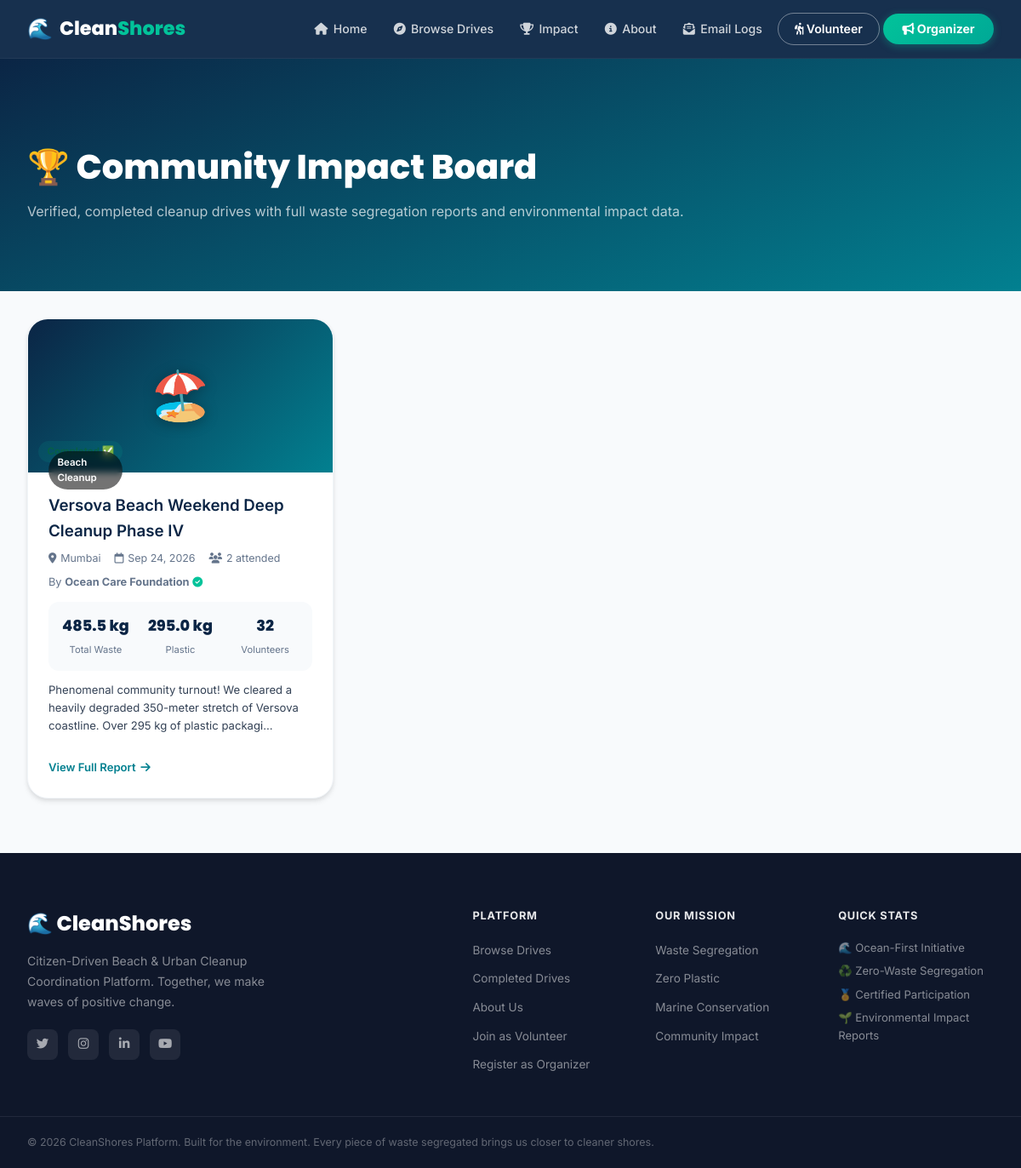
The page /completed-drives on the database its author committed.
### models/drive.py (models this page shows, shortened)
class Drive(db.Model):
    __tablename__ = 'drives'
    id = db.Column(db.Integer, primary_key=True)
    organizer_id = db.Column(db.Integer, db.ForeignKey('users.id', ondelete='CASCADE'), nullable=False)
    title = db.Column(db.String(200), nullable=False)
    category = db.Column(db.String(80), nullable=False, default='Beach Cleanup')
    description = db.Column(db.Text, nullable=False)
    location_name = db.Column(db.String(150), nullable=False)
    address = db.Column(db.String(250), nullable=False)
    city = db.Column(db.String(100), nullable=False, default='Mumbai')
    state = db.Column(db.String(100), nullable=True, default='Maharashtra')
    latitude = db.Column(db.Float, nullable=True, default=18.9220)
    longitude = db.Column(db.Float, nullable=True, default=72.8347)
    meeting_point = db.Column(db.String(200), nullable=True)
    start_datetime = db.Column(db.DateTime, nullable=False)
    end_datetime = db.Column(db.DateTime, nullable=False)
    max_volunteers = db.Column(db.Integer, nullable=False, default=50)
    supplies_provided = db.Column(db.Text, nullable=True)
    supplies_needed = db.Column(db.Text, nullable=True)
    safety_guidelines = db.Column(db.Text, nullable=True)
    waste_segregation_plan = db.Column(db.Text, nullable=True)
    banner_image = db.Column(db.String(255), nullable=True)
    status = db.Column(db.String(20), default='upcoming')  # 'upcoming', 'in_progress', 'completed', 'cancelled'
    created_at = db.Column(db.DateTime, default=datetime.utcnow)
    participations = db.relationship('Participation', backref='drive', lazy='dynamic', cascade='all, delete-orphan')
    report = db.relationship('DriveReport', backref='drive', uselist=False, cascade='all, delete-orphan')
    photos = db.relationship('DrivePhoto', backref='drive', lazy='dynamic', cascade='all, delete-orphan')
    qa_messages = db.relationship('Message', backref='drive', lazy='dynamic', cascade='all, delete-orphan')
    @property
    def attended_count(self):
        return self.participations.filter_by(status='attended').count()

class DriveReport(db.Model):
    __tablename__ = 'drive_reports'
    id = db.Column(db.Integer, primary_key=True)
    drive_id = db.Column(db.Integer, db.ForeignKey('drives.id', ondelete='CASCADE'), nullable=False, unique=True)
    total_waste_kg = db.Column(db.Float, nullable=False, default=0.0)
    plastic_waste_kg = db.Column(db.Float, nullable=False, default=0.0)
    glass_waste_kg = db.Column(db.Float, nullable=False, default=0.0)
    metal_waste_kg = db.Column(db.Float, nullable=False, default=0.0)
    organic_waste_kg = db.Column(db.Float, nullable=False, default=0.0)
    hazardous_waste_kg = db.Column(db.Float, nullable=False, default=0.0)
    other_waste_kg = db.Column(db.Float, nullable=False, default=0.0)
    attendees_count = db.Column(db.Integer, nullable=False, default=0)
    summary = db.Column(db.Text, nullable=False)
    certificates_issued = db.Column(db.Boolean, default=False)
    report_file = db.Column(db.String(255), nullable=True)
    created_at = db.Column(db.DateTime, default=datetime.utcnow)

### models/user.py (models this page shows, shortened)
class User(db.Model):
    __tablename__ = 'users'
    id = db.Column(db.Integer, primary_key=True)
    username = db.Column(db.String(80), unique=True, nullable=False, index=True)
    email = db.Column(db.String(120), unique=True, nullable=False, index=True)
    password_hash = db.Column(db.String(255), nullable=False)
    full_name = db.Column(db.String(120), nullable=False)
    phone = db.Column(db.String(20), nullable=True)
    role = db.Column(db.String(20), nullable=False, default='volunteer')  # 'organizer', 'volunteer', 'admin'
    profile_pic = db.Column(db.String(255), nullable=True)
    bio = db.Column(db.Text, nullable=True)
    location = db.Column(db.String(120), nullable=True)
    college_or_org = db.Column(db.String(150), nullable=True)
    skills_interests = db.Column(db.String(255), nullable=True)  # e.g., 'Waste Segregation, First Aid, Photography'
    is_active = db.Column(db.Boolean, default=True)
    created_at = db.Column(db.DateTime, default=datetime.utcnow)
    drives_organized = db.relationship('Drive', backref='organizer', lazy='dynamic', cascade='all, delete-orphan')
    participations = db.relationship('Participation', backref='volunteer', lazy='dynamic', cascade='all, delete-orphan')
    verification = db.relationship('OrganizerVerification', foreign_keys='OrganizerVerification.user_id', backref='user', uselist=False, cascade='all, delete-orphan')
    notifications = db.relationship('Notification', backref='user', lazy='dynamic', cascade='all, delete-orphan')
    sent_messages = db.relationship('Message', foreign_keys='Message.sender_id', backref='sender', lazy='dynamic')
    received_messages = db.relationship('Message', foreign_keys='Message.recipient_id', backref='recipient', lazy='dynamic')
    @property
    def is_verified(self):
        if self.role in ('admin', 'organizer'):
            return True
        return False

### routes/drives.py (the view)
@drives_bp.route('/completed-drives')
def completed_drives():
    drives = Drive.query.filter_by(status='completed').order_by(Drive.start_datetime.desc()).all()
    total_waste = db.session.query(db.func.sum(Drive.__table__.c.id)).scalar() or 0
    return render_template('completed_drives.html', drives=drives)

### templates/completed_drives.html (shortened to what this page needs)
{% extends "base.html" %}
{% block content %}
<div class="browse-header">
    <div class="section-container">
        <h1 class="browse-title">🏆 Community Impact Board</h1>
        <p class="browse-subtitle">Verified, completed cleanup drives with full waste segregation reports and environmental impact data.</p>
    </div>
</div>
<div class="section-container" style="padding-top:2rem; padding-bottom:4rem;">
    {% if drives %}
    <div class="completed-drives-grid">
        {% for drive in drives %}
        <div class="completed-drive-card">
            <div class="cd-banner" style="background:linear-gradient(135deg,#0B2545,#028090);">
                {% if drive.banner_image %}
                <img src="{{ url_for('uploaded_drive_photo', filename=drive.banner_image) }}" class="drive-banner-img" alt="">
                {% else %}
                <div class="drive-banner-icon">{{ {'Beach Cleanup':'🏖️','Urban Cleanup':'🏙️','River Cleanup':'🌊','Park Cleanup':'🌳','Waste Segregation Drive':'♻️','Awareness Campaign':'📢'}.get(drive.category,'🌿') }}</div>
                {% endif %}
                <div class="cd-overlay">
                    <span class="drive-category-tag">{{ drive.category }}</span>
                    <span class="status-badge status-completed">Completed ✅</span>
                </div>
            </div>
            <div class="cd-body">
                <h3><a href="{{ url_for('drives.drive_detail', drive_id=drive.id) }}" class="table-link">{{ drive.title }}</a></h3>
                <div class="cd-meta">
                    <span><i class="fa-solid fa-location-dot"></i> {{ drive.city }}</span>
                    <span><i class="fa-regular fa-calendar"></i> {{ drive.start_datetime.strftime('%b %d, %Y') }}</span>
                    <span><i class="fa-solid fa-users"></i> {{ drive.attended_count }} attended</span>
                </div>
                <div class="cd-organizer">By <strong>{{ drive.organizer.full_name }}</strong>
                    {% if drive.organizer.is_verified %}<i class="fa-solid fa-circle-check" style="color:#02C39A;font-size:0.75rem;"></i>{% endif %}
                </div>
                {% if drive.report %}
                <div class="cd-impact">
                    <div class="impact-stat"><span class="is-val">{{ drive.report.total_waste_kg }} kg</span><span class="is-label">Total Waste</span></div>
                    <div class="impact-stat"><span class="is-val">{{ drive.report.plastic_waste_kg }} kg</span><span class="is-label">Plastic</span></div>
                    <div class="impact-stat"><span class="is-val">{{ drive.report.attendees_count }}</span><span class="is-label">Volunteers</span></div>
                </div>
                <div class="cd-summary">{{ drive.report.summary[:130] }}{% if drive.report.summary|length > 130 %}…{% endif %}</div>
                {% endif %}
                <a href="{{ url_for('drives.drive_detail', drive_id=drive.id) }}" class="btn-drive-detail" style="margin-top:1rem; display:inline-flex;">
                    View Full Report <i class="fa-solid fa-arrow-right"></i>
                </a>
            </div>
        </div>
        {% endfor %}
    </div>
    {% endif %}
</div>
{% endblock %}

### static/css/style.css (style rules this page uses)
*, *::before, *::after { box-sizing: border-box; margin: 0; padding: 0; }
:root { --deep-blue: #0B2545; --mid-blue: #134074; --ocean-blue: #028090; --teal: #00A896; --mint: #02C39A; --orange: #F4A261; --coral: #E76F51; --gray-50: #F8FAFC; --gray-100: #F1F5F9; --gray-200: #E2E8F0; --gray-300: #CBD5E1; --gray-500: #64748B; --gray-700: #334155; --gray-900: #0F172A; --white: #FFFFFF; --shadow-sm: 0 1px 3px rgba(0,0,0,0.08), 0 1px 2px rgba(0,0,0,0.06); --shadow-md: 0 4px 6px rgba(0,0,0,0.07), 0 2px 4px rgba(0,0,0,0.06); --shadow-lg: 0 10px 15px rgba(0,0,0,0.08), 0 4px 6px rgba(0,0,0,0.05); --shadow-xl: 0 20px 25px rgba(0,0,0,0.1), 0 10px 10px rgba(0,0,0,0.04); --radius-sm: 8px; --radius-md: 12px; --radius-lg: 16px; --radius-xl: 24px; --radius-full: 9999px; --transition: all 0.25s cubic-bezier(0.4, 0, 0.2, 1); --transition-fast: all 0.15s cubic-bezier(0.4, 0, 0.2, 1); }
html { scroll-behavior: smooth; }
body { font-family: 'Inter', 'Segoe UI', system-ui, -apple-system, sans-serif; background: var(--gray-50); color: var(--gray-700); line-height: 1.6; min-height: 100vh; overflow-x: hidden; }
.section-container { max-width: 1280px; margin: 0 auto; padding: 0 2rem; }
.drive-banner-icon { font-size: 3.5rem; z-index: 1; filter: drop-shadow(0 2px 8px rgba(0,0,0,0.3)); }
.drive-category-tag { position: absolute; top: 0.75rem; left: 0.75rem; background: rgba(0,0,0,0.55); backdrop-filter: blur(4px); color: white; padding: 0.25rem 0.65rem; border-radius: var(--radius-full); font-size: 0.72rem; font-weight: 600; z-index: 2; }
.btn-drive-detail { display: flex; align-items: center; gap: 0.35rem; color: var(--ocean-blue); text-decoration: none; font-size: 0.82rem; font-weight: 600; transition: var(--transition-fast); }
.browse-header { padding: 6rem 0 3rem; background: linear-gradient(160deg, var(--deep-blue), var(--ocean-blue)); margin-top: 68px; }
.browse-title { font-family: 'Poppins', sans-serif; font-size: 2.5rem; font-weight: 800; color: white; margin-bottom: 0.5rem; }
.browse-subtitle { color: rgba(255,255,255,0.7); font-size: 1rem; margin-bottom: 2rem; }
.table-link { color: var(--deep-blue); text-decoration: none; font-weight: 600; }
.status-badge { display: inline-flex; align-items: center; gap: 0.3rem; padding: 0.2rem 0.65rem; border-radius: var(--radius-full); font-size: 0.72rem; font-weight: 700; white-space: nowrap; }
.status-completed { background: rgba(2,195,154,0.1); color: #065F46; }
.completed-drives-grid { display: grid; grid-template-columns: repeat(auto-fill, minmax(340px, 1fr)); gap: 1.75rem; }
.completed-drive-card { background: white; border-radius: var(--radius-xl); overflow: hidden; box-shadow: var(--shadow-md); border: 1px solid var(--gray-100); transition: var(--transition); }
.cd-banner { height: 180px; position: relative; display: flex; align-items: center; justify-content: center; }
.cd-overlay { position: absolute; bottom: 0.75rem; left: 0.75rem; display: flex; gap: 0.5rem; flex-wrap: wrap; z-index: 2; }
.cd-body { padding: 1.5rem; }
.cd-meta { display: flex; flex-wrap: wrap; gap: 0.5rem 1rem; font-size: 0.78rem; color: var(--gray-500); margin: 0.5rem 0; }
.cd-meta span { display: flex; align-items: center; gap: 0.3rem; }
.cd-organizer { font-size: 0.8rem; color: var(--gray-500); margin-bottom: 0.75rem; }
.cd-impact { display: flex; gap: 1rem; padding: 0.85rem; background: var(--gray-50); border-radius: var(--radius-md); margin-bottom: 0.75rem; }
.impact-stat { text-align: center; flex: 1; }
.is-val { display: block; font-family: 'Poppins', sans-serif; font-size: 1.1rem; font-weight: 800; color: var(--deep-blue); }
.is-label { font-size: 0.7rem; color: var(--gray-500); }
.cd-summary { font-size: 0.82rem; color: var(--gray-600); line-height: 1.6; margin-bottom: 0.75rem; }

### rows shown on the page
Drive: category "🏖️", category "Beach Cleanup", title "Versova Beach Weekend Deep Cleanup Phase IV", city "Mumbai", start_datetime "Sep 24, 2026", attended_count "2", organizer.full_name "Ocean Care Foundation", report.total_waste_kg "485.5", report.plastic_waste_kg "295.0", report.attendees_count "32", report "Phenomenal community turnout! We cleared a heavily degraded 350-meter stretch of Versova coastline. Over 295 kg of plastic packagi"
